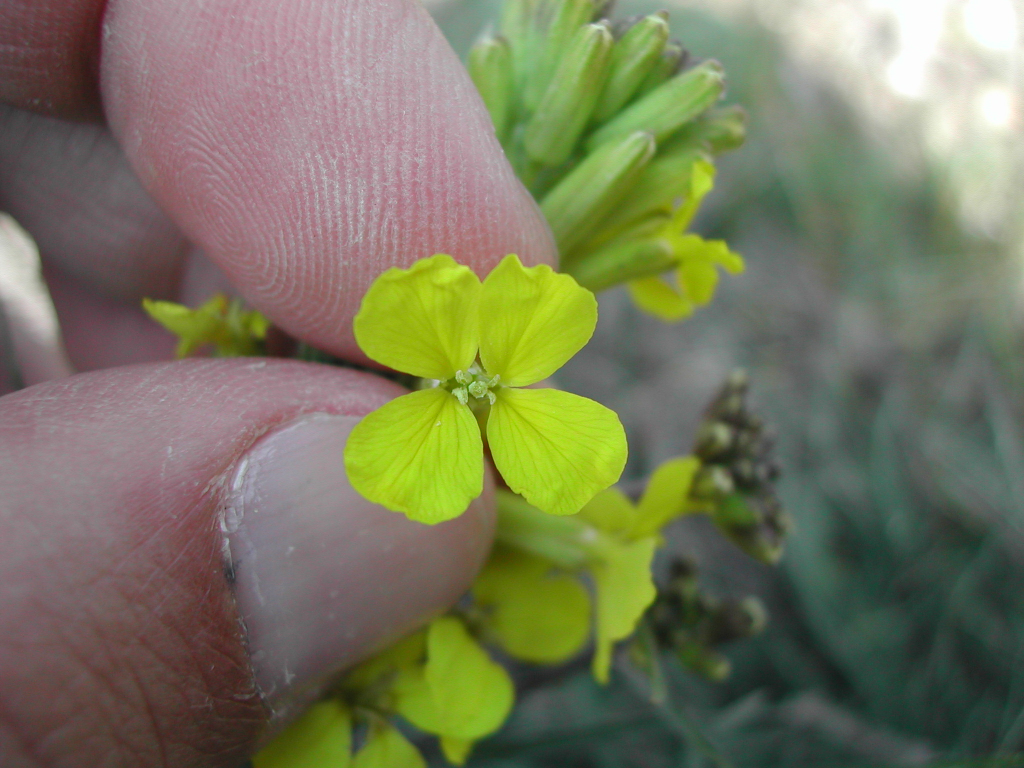
#> input picture data/validation_datates/H01-07/DSCN6393.JPG, 2048 x 1536 px (shown at 1/2 size); its folder holds only this picture in this run
$ python generate_degradations.py
#> lines starting #> are read from the running program, lines starting #| are printed output that depends on the picture
#!/usr/bin/env python3
"""
Companion helper for 05_detector_quality_control.py — visual contact sheet of the
synthetic image-quality degradations.

Takes one clean top-down flower image (first sorted image of population H01-07) and
renders controlled "bad" versions (perspective tilt, yaw, occlusion, defocus blur) into
a single labelled contact sheet, so a reviewer can see the degradation families that the
quality-control experiment feeds to the Stage-1 detector.

This script only GENERATES the illustrative sheet; measuring detector confidence vs.
degradation is done by 05_detector_quality_control.py.

Output (written next to this script):
  degradation_demo.png

Usage:
  python generate_degradations.py
"""
import glob, os, numpy as np
from PIL import Image, ImageFilter, ImageDraw, ImageFont

DATA = "../data/validation_datates"
OUT_DIR = os.path.dirname(os.path.abspath(__file__))

def find_coeffs(src, dst):
    m = []
    for (sx, sy), (dx, dy) in zip(src, dst):
        m.append([dx, dy, 1, 0, 0, 0, -sx*dx, -sx*dy])
        m.append([0, 0, 0, dx, dy, 1, -sy*dx, -sy*dy])
    A = np.array(m, dtype=float); B = np.array(src, dtype=float).reshape(8)
    return np.linalg.solve(A, B)

def tilt(im, delta, axis='x'):
    w, h = im.size
    src = [(0, 0), (w, 0), (w, h), (0, h)]
    if axis == 'x':   # pitch: top edge recedes
        dst = [(w*delta, 0), (w*(1-delta), 0), (w, h), (0, h)]
    else:             # yaw: left edge recedes
        dst = [(0, 0), (w, h*delta), (w, h*(1-delta)), (0, h)]
    c = find_coeffs(src, dst)
    return im.transform((w, h), Image.PERSPECTIVE, c, resample=Image.BICUBIC, fillcolor=(120, 120, 120))

def occlude(im, frac=0.28):
    im = im.copy(); d = ImageDraw.Draw(im); w, h = im.size
    bw, bh = int(w*frac), int(h*frac*1.4); x = int(w*0.5-bw*0.5); y = int(h*0.45)
    d.rectangle([x, y, x+bw, y+bh], fill=(70, 55, 45)); return im

def _font(s, b=False):
    for p in (["/System/Library/Fonts/Supplemental/Arial Bold.ttf"] if b else ["/System/Library/Fonts/Supplemental/Arial.ttf"]):
        if os.path.exists(p):
            try: return ImageFont.truetype(p, s)
            except: pass
    return ImageFont.load_default()

def main():
    base_path = sorted(glob.glob(f"{DATA}/H01-07/*.jpg") + glob.glob(f"{DATA}/H01-07/*.JPG"))[0]
    img = Image.open(base_path).convert("RGB"); img.thumbnail((900, 900))
#> in main, img is the input picture: PIL image 2048x1536 RGB; mean R, G, B 118.3, 119.9, 91.6
#> after `img.thumbnail((900, 900))`:
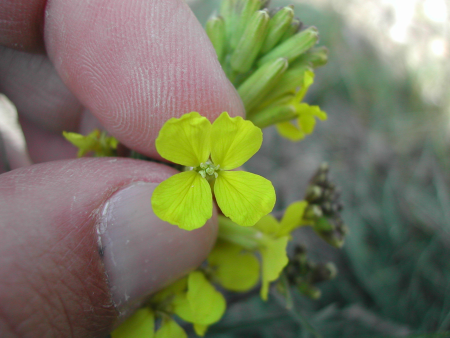
#> img: PIL image 900x675 RGB (shown at 1/2 size); mean R, G, B 118.3, 119.9, 91.6
    W, H = img.size
    variants = [
        ("original (top-down)", img),
        ("perspective ~15deg",  tilt(img, 0.12, 'x')),
        ("perspective ~30deg",  tilt(img, 0.25, 'x')),
        ("perspective ~45deg",  tilt(img, 0.38, 'x')),
        ("yaw ~30deg",          tilt(img, 0.25, 'y')),
        ("occlusion 28%",       occlude(img)),
        ("blur (defocus)",      img.filter(ImageFilter.GaussianBlur(6))),
    ]
#> in tilt, `return im.transform((w, h), Image.PERSPECTIVE, c, resample=Image.BICUB..`:
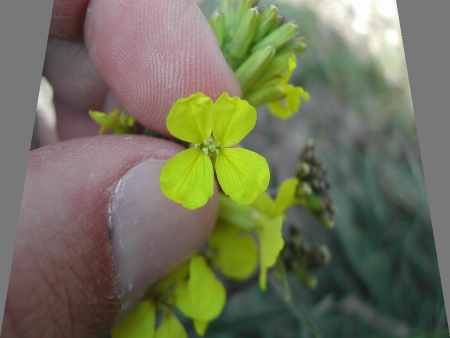
#> returned value: PIL image 900x675 RGB (shown at 1/2 size); mean R, G, B 111.8, 114, 88.8
#> call 2 of tilt, with delta = 0.25, axis = 'x'
#> in tilt (call 2), `dst = [(w*delta, 0), (w*(1-delta), 0), (w, h), (0, h)]`: dst = [(225, 0), (675, 0), (900, 675), (0, 675)]
#> the loop in find_coeffs (call 2), `for (sx, sy), (dx, dy) in zip(src, dst):` made 4 passes
#> (sx, sy, dx, dy) on passes 1 to 4: (0, 0, 225, 0), (900, 0, 675, 0), (900, 675, 900, 675), (0, 675, 0, 675)
#> in tilt (call 2), `c = find_coeffs(src, dst)`: c = [2, 0.667, -450, 0, 2, 0, 0, 0.00148]
#> in tilt (call 2), `return im.transform((w, h), Image.PERSPECTIVE, c, resample=Image.BICUB..`:
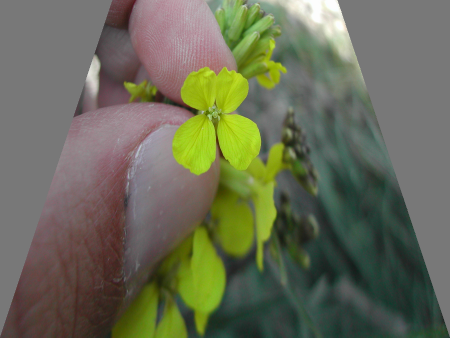
#> returned value: PIL image 900x675 RGB (shown at 1/2 size); mean R, G, B 104.9, 107.6, 86.5
#> call 3 of tilt, with delta = 0.38, axis = 'x'
#> in tilt (call 3), `dst = [(w*delta, 0), (w*(1-delta), 0), (w, h), (0, h)]`: dst = [(342, 0), (558, 0), (900, 675), (0, 675)]
#> in tilt (call 3), `c = find_coeffs(src, dst)`: c = [4.17, 2.11, -1425, -2.22e-16, 4.17, 6.33e-15, -2.48e-20, 0.00469]
#> in tilt (call 3), `return im.transform((w, h), Image.PERSPECTIVE, c, resample=Image.BICUB..`:
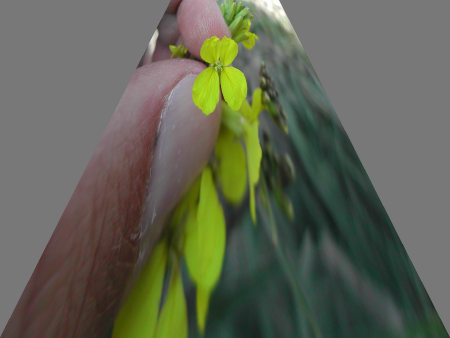
#> returned value: PIL image 900x675 RGB (shown at 1/2 size); mean R, G, B 96.8, 100.5, 84.1
#> call 4 of tilt, with delta = 0.25, axis = 'y'
#> in tilt (call 4), `dst = [(0, 0), (w, h*delta), (w, h*(1-delta)), (0, h)]`: dst = [(0, 0), (900, 168.8), (900, 506.2), (0, 675)]
#> in tilt (call 4), `c = find_coeffs(src, dst)`: c = [0.5, 0, 0, -0.188, 1, 0, -0.000556, 0]
#> in tilt (call 4), `return im.transform((w, h), Image.PERSPECTIVE, c, resample=Image.BICUB..`:
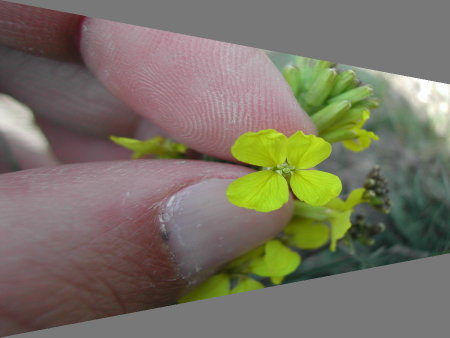
#> returned value: PIL image 900x675 RGB (shown at 1/2 size); mean R, G, B 120.1, 114.6, 99.2
    ft, fttl = _font(20, True), _font(26, True)
    cols, rows, pad, lab = 4, 2, 16, 30
    cw, ch = int(W*0.5), int(H*0.5)
    sheetW = cols*cw + (cols+1)*pad; sheetH = 60 + rows*(ch+lab+pad) + pad
    sheet = Image.new("RGB", (sheetW, sheetH), (245, 246, 248)); dd = ImageDraw.Draw(sheet)
    dd.text((pad, 16), "B8 - synthetic image-quality degradations (detector-QC test)", font=fttl, fill=(20, 22, 28))
    for i, (name, v) in enumerate(variants):
        r, c = divmod(i, cols); x = pad + c*(cw+pad); y = 60 + r*(ch+lab+pad)
        dd.text((x+2, y), name, font=ft, fill=(30, 30, 30))
        sheet.paste(v.resize((cw, ch)), (x, y+lab))
        col = (5, 150, 105) if i == 0 else (200, 60, 60)
        dd.rectangle([x, y+lab, x+cw, y+lab+ch], outline=col, width=3)
#> this loop made 7 passes
#> (name, r, c, x, y, col) on passes 1 to 7: ('original (top-down)', 0, 0, 16, 60, (5, 150, 105)), ('perspective ~15deg', 0, 1, 482, 60, (200, 60, 60)), ('perspective ~30deg', 0, 2, 948, 60, (200, 60, 60)), ('perspective ~45deg', 0, 3, 1414, 60, (200, 60, 60)), ('yaw ~30deg', 1, 0, 16, 443, (200, 60, 60)), ('occlusion 28%', 1, 1, 482, 443, (200, 60, 60)), ('blur (defocus)', 1, 2, 948, 443, (200, 60, 60))
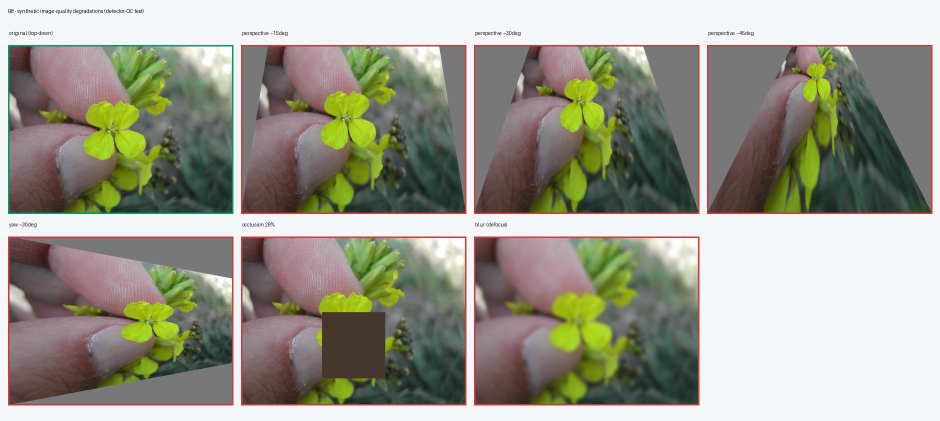
#> sheet: PIL image 1880x842 RGB (shown at 1/2 size); mean R, G, B 156, 154.7, 140.7
    out = os.path.join(OUT_DIR, "degradation_demo.png")
    sheet.save(out, quality=92)
    print("base image:", os.path.basename(base_path))
    print("saved:", out, sheet.size)
#| saved: validation_scripts/degradation_demo.png (1880, 842)

if __name__ == "__main__":
    main()

$ run again, on data/validation_datates/H01-07/DSCN6397.JPG
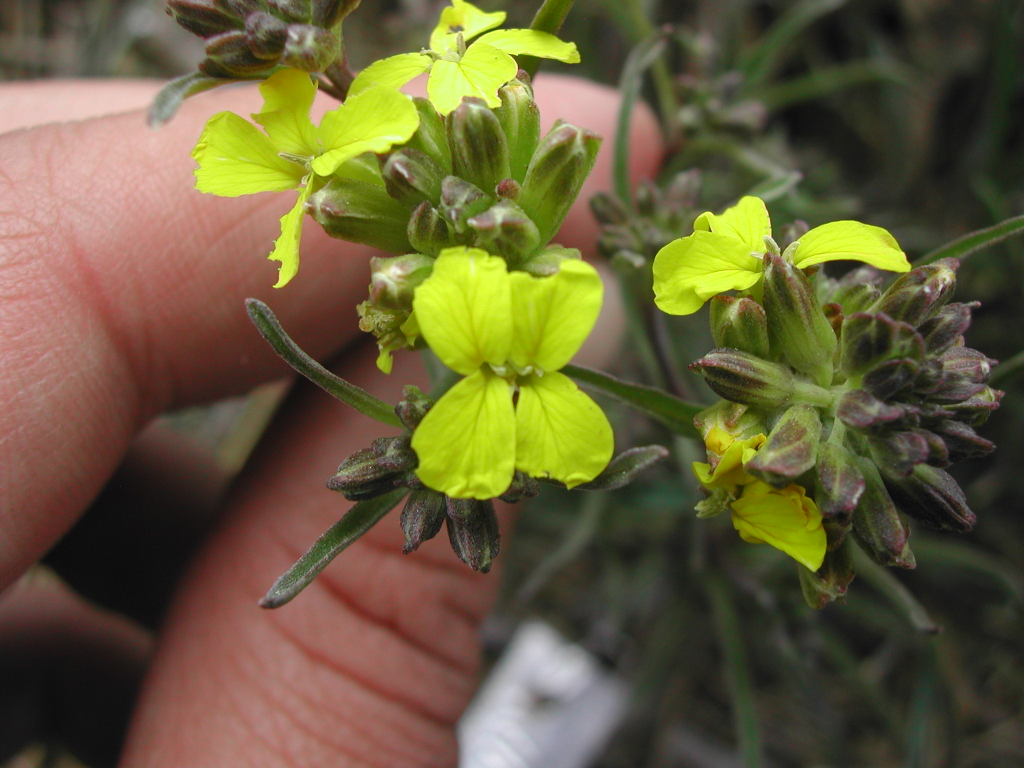
#> input picture data/validation_datates/H01-07/DSCN6397.JPG, 2048 x 1536 px (shown at 1/2 size)
#> in main, img is the input picture: PIL image 2048x1536 RGB; mean R, G, B 102.8, 93.3, 57.7
#> img: PIL image 900x675 RGB
#> the loop in find_coeffs (call 2), `for (sx, sy), (dx, dy) in zip(src, dst):` made 4 passes
#> (sx, sy, dx, dy) on passes 1 to 4: (0, 0, 225, 0), (900, 0, 675, 0), (900, 675, 900, 675), (0, 675, 0, 675)
#> in tilt (call 4), `dst = [(0, 0), (w, h*delta), (w, h*(1-delta)), (0, h)]`: dst = [(0, 0), (900, 168.8), (900, 506.2), (0, 675)]
#> in tilt (call 4), `c = find_coeffs(src, dst)`: c = [0.5, 0, 0, -0.188, 1, 0, -0.000556, 0]
#> in tilt (call 4), `return im.transform((w, h), Image.PERSPECTIVE, c, resample=Image.BICUB..`:
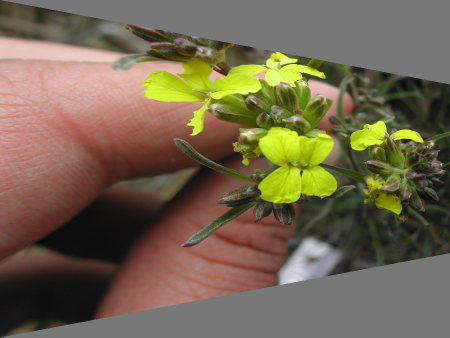
#> returned value: PIL image 900x675 RGB (shown at 1/2 size); mean R, G, B 115.4, 101.8, 79.1
#> the loop in main, `for i, (name, v) in enumerate(variants):` made 7 passes
#> (name, r, c, x, y, col) on passes 1 to 7: ('original (top-down)', 0, 0, 16, 60, (5, 150, 105)), ('perspective ~15deg', 0, 1, 482, 60, (200, 60, 60)), ('perspective ~30deg', 0, 2, 948, 60, (200, 60, 60)), ('perspective ~45deg', 0, 3, 1414, 60, (200, 60, 60)), ('yaw ~30deg', 1, 0, 16, 443, (200, 60, 60)), ('occlusion 28%', 1, 1, 482, 443, (200, 60, 60)), ('blur (defocus)', 1, 2, 948, 443, (200, 60, 60))
#> after the loop in main, `for i, (name, v) in enumerate(variants):`:
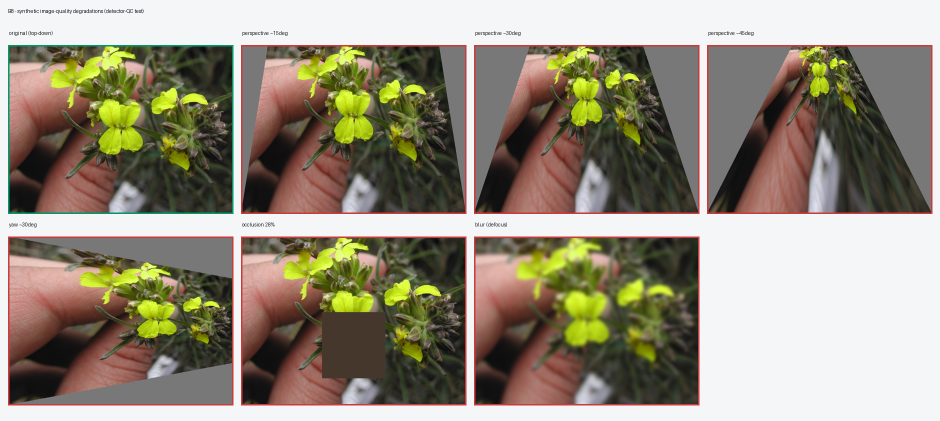
#> sheet: PIL image 1880x842 RGB (shown at 1/2 size); mean R, G, B 150.9, 142.5, 125.9
#| saved: validation_scripts/degradation_demo.png (1880, 842)

$ run again, on data/validation_datates/H01-07/DSCN6398.JPG
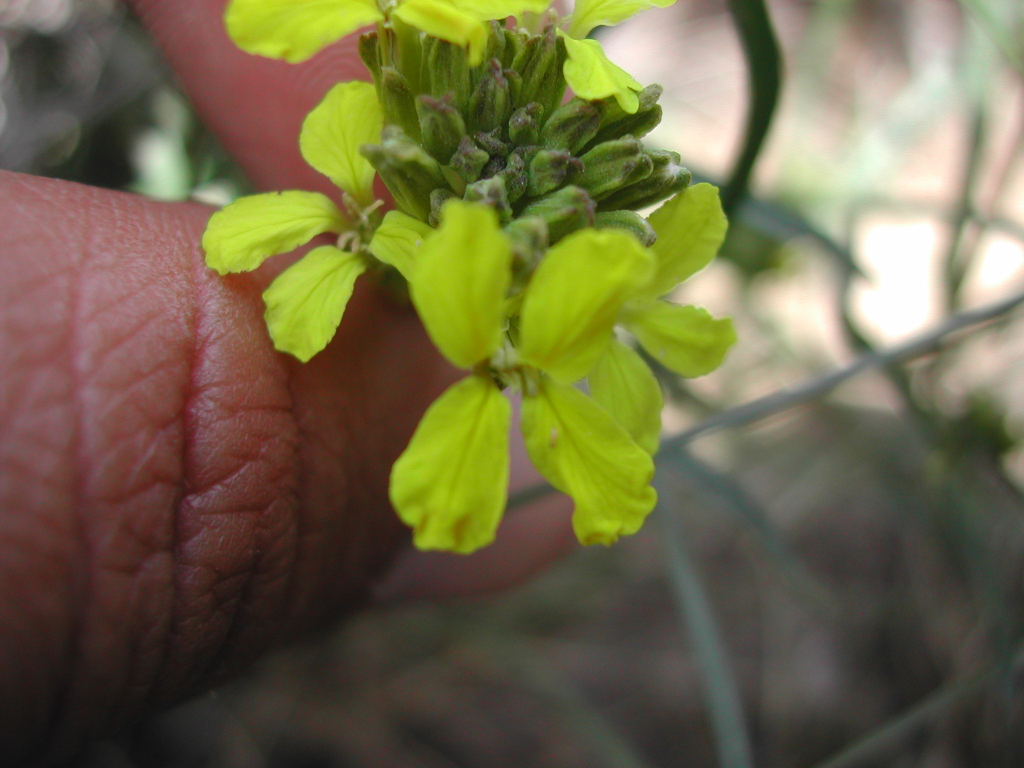
#> input picture data/validation_datates/H01-07/DSCN6398.JPG, 2048 x 1536 px (shown at 1/2 size)
#> in main, img is the input picture: PIL image 2048x1536 RGB; mean R, G, B 111.4, 104.9, 70.5
#> img: PIL image 900x675 RGB
#> the loop in find_coeffs (call 2), `for (sx, sy), (dx, dy) in zip(src, dst):` made 4 passes
#> (sx, sy, dx, dy) on passes 1 to 4: (0, 0, 225, 0), (900, 0, 675, 0), (900, 675, 900, 675), (0, 675, 0, 675)
#> in tilt (call 4), `dst = [(0, 0), (w, h*delta), (w, h*(1-delta)), (0, h)]`: dst = [(0, 0), (900, 168.8), (900, 506.2), (0, 675)]
#> in tilt (call 4), `c = find_coeffs(src, dst)`: c = [0.5, 0, 0, -0.188, 1, 0, -0.000556, 0]
#> in tilt (call 4), `return im.transform((w, h), Image.PERSPECTIVE, c, resample=Image.BICUB..`:
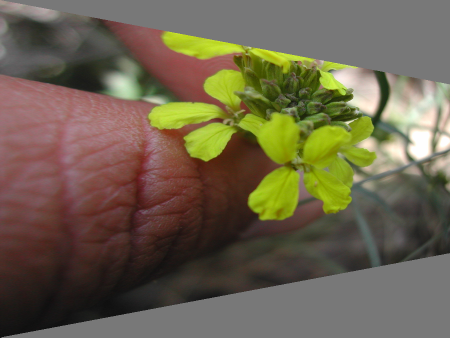
#> returned value: PIL image 900x675 RGB (shown at 1/2 size); mean R, G, B 108.4, 98.5, 76.7
#> the loop in main, `for i, (name, v) in enumerate(variants):` made 7 passes
#> (name, r, c, x, y, col) on passes 1 to 7: ('original (top-down)', 0, 0, 16, 60, (5, 150, 105)), ('perspective ~15deg', 0, 1, 482, 60, (200, 60, 60)), ('perspective ~30deg', 0, 2, 948, 60, (200, 60, 60)), ('perspective ~45deg', 0, 3, 1414, 60, (200, 60, 60)), ('yaw ~30deg', 1, 0, 16, 443, (200, 60, 60)), ('occlusion 28%', 1, 1, 482, 443, (200, 60, 60)), ('blur (defocus)', 1, 2, 948, 443, (200, 60, 60))
#> after the loop in main, `for i, (name, v) in enumerate(variants):`:
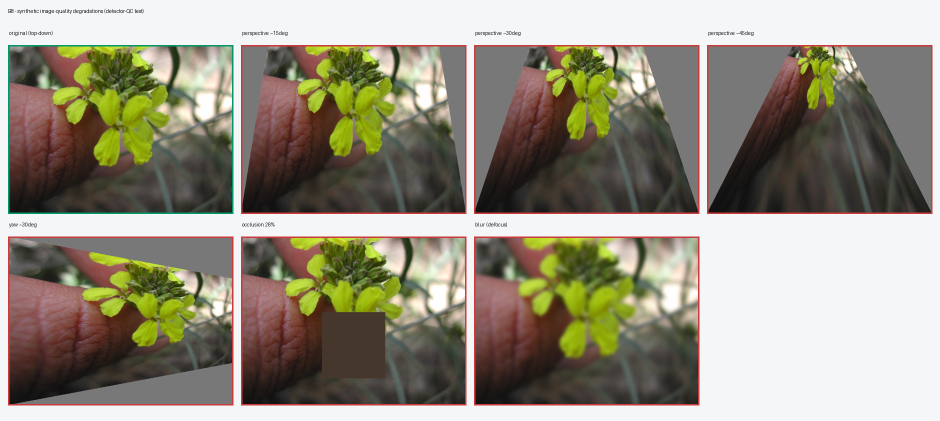
#> sheet: PIL image 1880x842 RGB (shown at 1/2 size); mean R, G, B 151, 145, 129.4
#| saved: validation_scripts/degradation_demo.png (1880, 842)
